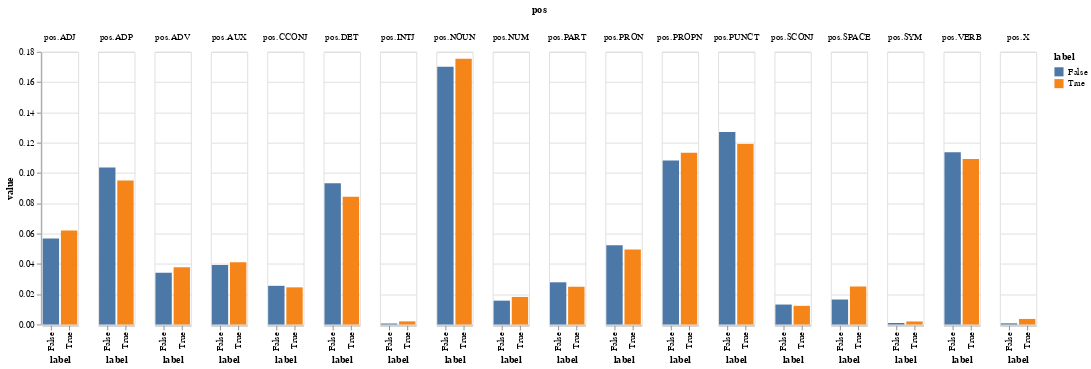

The cell this chart's notebook holds for it:
### Code cell
import altair as alt

alt.Chart(fal_tru).mark_bar().encode(
    x='label:O',
    y='value:Q',
    color='label:N',
    column='pos:N'
)

### Figure 1 — Vega-Lite specification as saved in the notebook (floating-point values rounded to 4 significant figures)
{"config": {"view": {"continuousWidth": 400, "continuousHeight": 300}}, "data": {"name": "data-524e0188ae4b5b0bde54808e0def8a07"}, "mark": "bar", "encoding": {"color": {"type": "nominal", "field": "label"}, "column": {"type": "nominal", "field": "pos"}, "x": {"type": "ordinal", "field": "label"}, "y": {"type": "quantitative", "field": "value"}}, "$schema": "https://vega.github.io/schema/vega-lite/v4.8.1.json", "datasets": {"data-524e0188ae4b5b0bde54808e0def8a07": [{"value": 0.0165, "label": "False", "pos": "pos.SPACE"}, {"value": 0.0567, "label": "False", "pos": "pos.ADJ"}, {"value": 0.1082, "label": "False", "pos": "pos.PROPN"}, {"value": 0.1702, "label": "False", "pos": "pos.NOUN"}, {"value": 0.03417, "label": "False", "pos": "pos.ADV"}, {"value": 0.0007782, "label": "False", "pos": "pos.X"}, {"value": 0.01574, "label": "False", "pos": "pos.NUM"}, {"value": 0.03932, "label": "False", "pos": "pos.AUX"}, {"value": 0.0006568, "label": "False", "pos": "pos.INTJ"}, {"value": 0.001007, "label": "False", "pos": "pos.SYM"}, {"value": 0.01318, "label": "False", "pos": "pos.SCONJ"}, {"value": 0.02554, "label": "False", "pos": "pos.CCONJ"}, {"value": 0.0523, "label": "False", "pos": "pos.PRON"}, {"value": 0.02786, "label": "False", "pos": "pos.PART"}, {"value": 0.1138, "label": "False", "pos": "pos.VERB"}, {"value": 0.1271, "label": "False", "pos": "pos.PUNCT"}, {"value": 0.1037, "label": "False", "pos": "pos.ADP"}, {"value": 0.09323, "label": "False", "pos": "pos.DET"}, {"value": 0.0251, "label": "True", "pos": "pos.SPACE"}, {"value": 0.06198, "label": "True", "pos": "pos.ADJ"}, {"value": 0.1135, "label": "True", "pos": "pos.PROPN"}, {"value": 0.1754, "label": "True", "pos": "pos.NOUN"}, {"value": 0.03782, "label": "True", "pos": "pos.ADV"}, {"value": 0.003681, "label": "True", "pos": "pos.X"}, {"value": 0.0182, "label": "True", "pos": "pos.NUM"}, {"value": 0.04109, "label": "True", "pos": "pos.AUX"}, {"value": 0.002071, "label": "True", "pos": "pos.INTJ"}, {"value": 0.002012, "label": "True", "pos": "pos.SYM"}, {"value": 0.01233, "label": "True", "pos": "pos.SCONJ"}, {"value": 0.02453, "label": "True", "pos": "pos.CCONJ"}, {"value": 0.04952, "label": "True", "pos": "pos.PRON"}, {"value": 0.02494, "label": "True", "pos": "pos.PART"}, {"value": 0.1092, "label": "True", "pos": "pos.VERB"}, {"value": 0.1192, "label": "True", "pos": "pos.PUNCT"}, {"value": 0.09508, "label": "True", "pos": "pos.ADP"}, {"value": 0.08434, "label": "True", "pos": "pos.DET"}]}}
